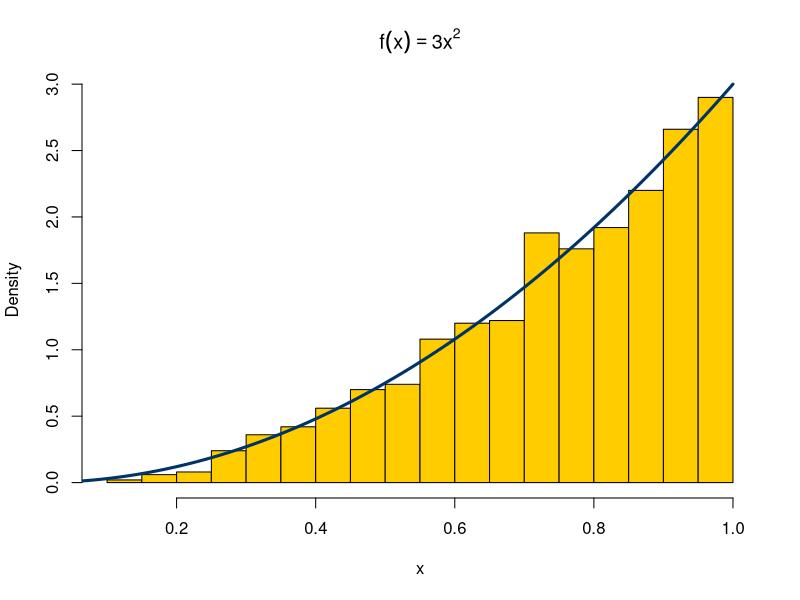
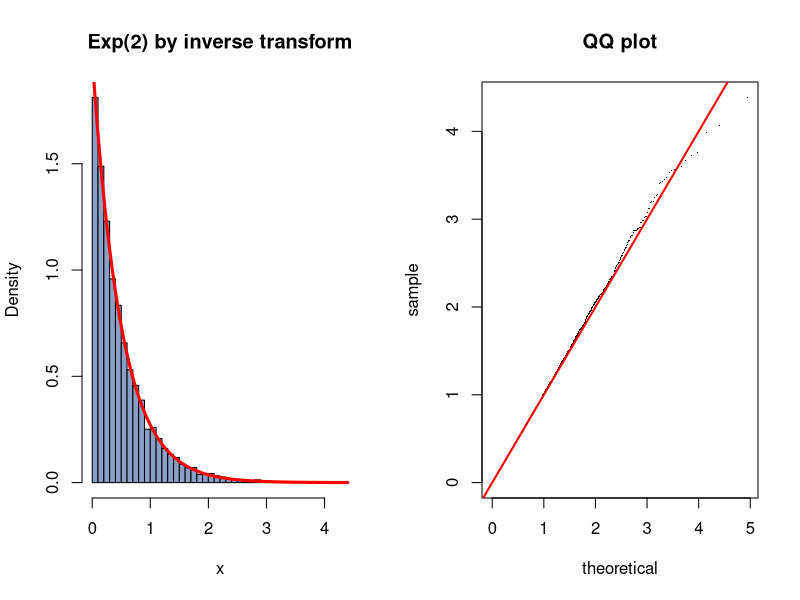
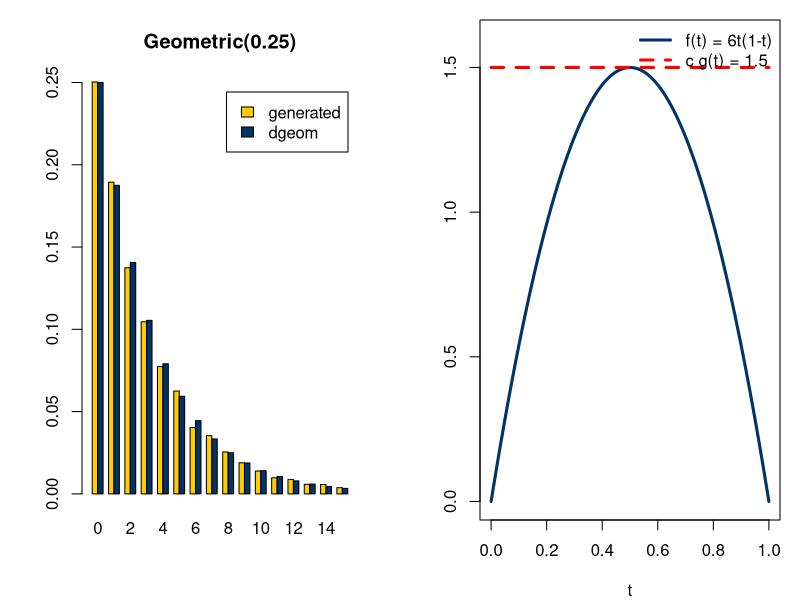
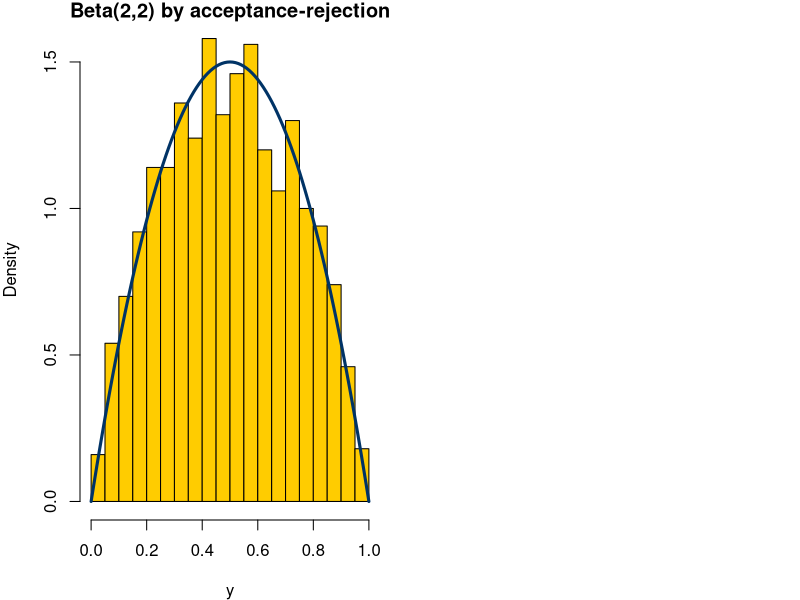
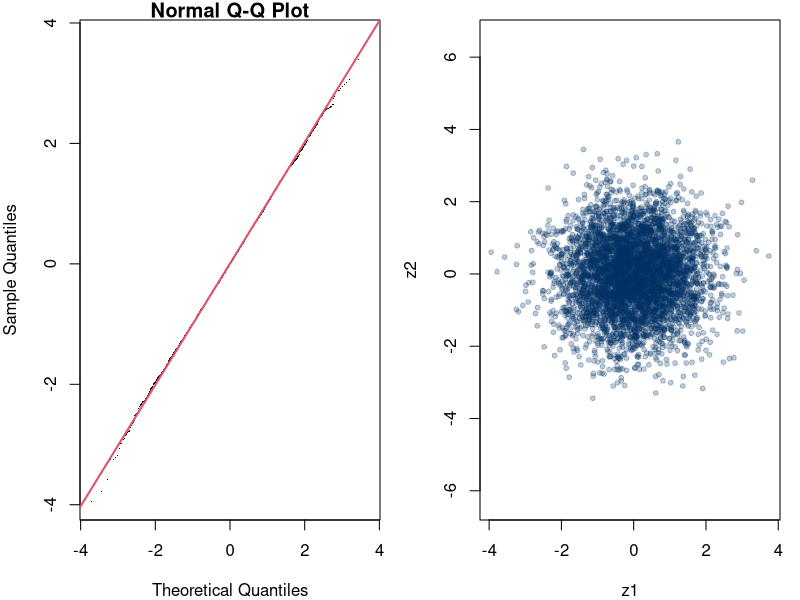
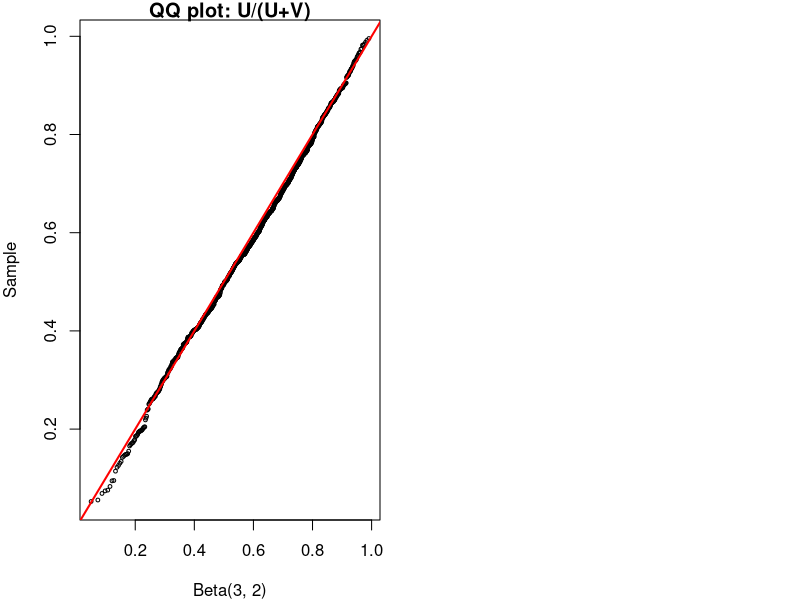
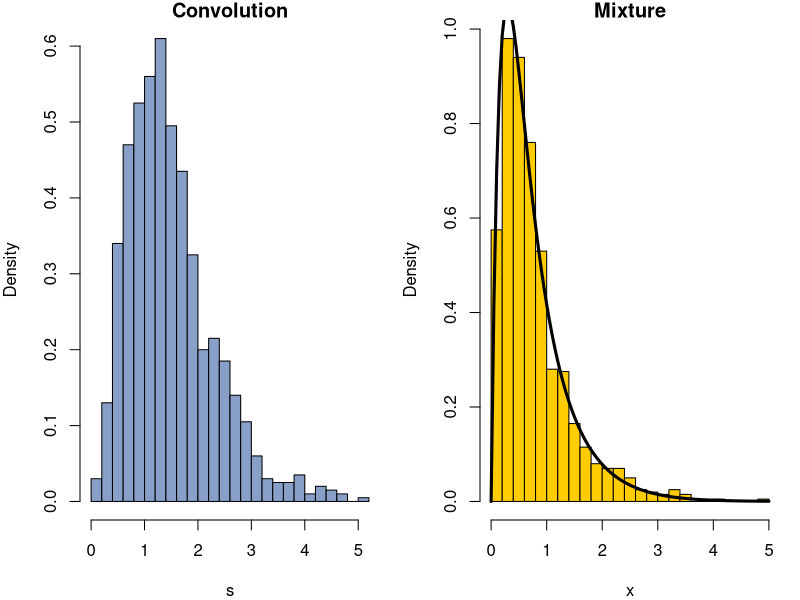
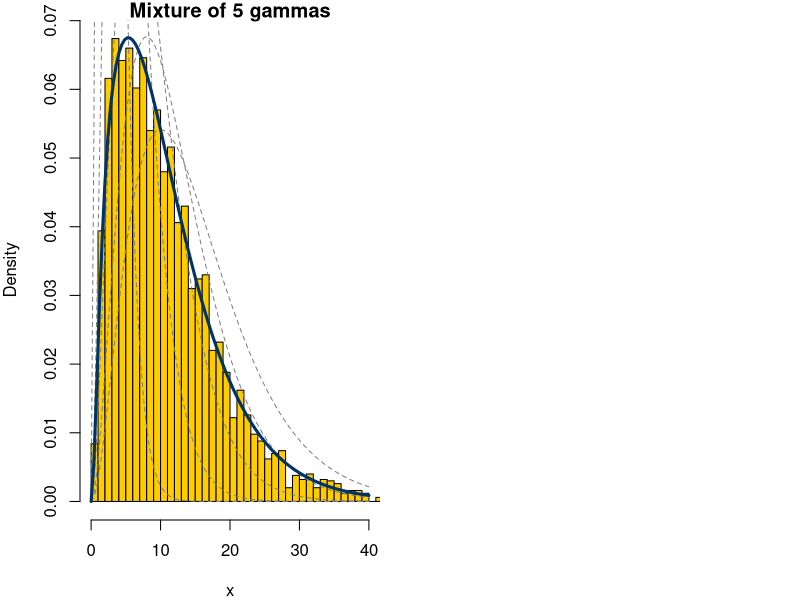

Write R code to recreate these figures, in order.
## ---- chunk 1
#| label: setup
#| include: false
#| eval: true
library(knitr)
library(ggplot2)
knitr::opts_chunk$set(
    fig.asp = 0.618,
    fig.align = "center",
    out.width = "100%",
    fig.retina = 3,
    fig.path = "./images/06-rv-gen/",
    message = FALSE,
    warning = FALSE,
    global.par = TRUE
)
options(
  htmltools.dir.version = FALSE,
  dplyr.print_min = 6, 
  dplyr.print_max = 6,
  tibble.width = 80,
  width = 80,
  digits = 4
  )
hook_output <- knitr::knit_hooks$get("output")
knitr::knit_hooks$set(output = function(x, options) {
  lines <- options$output.lines
  if (is.null(lines)) {
    return(hook_output(x, options))  # pass to default hook
  }
  x <- unlist(strsplit(x, "\n"))
  more <- "..."
  if (length(lines)==1) {        # first n lines
    if (length(x) > lines) {
      # truncate the output, but add ....
      x <- c(head(x, lines), more)
    }
  } else {
    x <- c(more, x[lines], more)
  }
  # paste these lines together
  x <- paste(c(x, ""), collapse = "\n")
  hook_output(x, options)
})
ggplot2::theme_set(ggplot2::theme_bw(base_size = 16))
## ---- chunk 2
RNGkind()
set.seed(4750); u1 <- runif(3)
set.seed(4750); u2 <- runif(3)
identical(u1, u2)
## ---- chunk 3
lcg <- function(n, seed = 1, a = 16807, c = 0, m = 2^31 - 1) {
  x <- numeric(n); x[1] <- seed
  for (k in 2:n) x[k] <- (a * x[k - 1] + c) %% m
  x / m
}
round(lcg(6, seed = 4750), 4)
## ---- chunk 4
set.seed(4750)
sample(0:1, size = 10, replace = TRUE)                 # toss some coins
sample(1:100, size = 6, replace = FALSE)               # lottery numbers
sample(toupper(letters))                               # a random permutation
x <- sample(1:3, size = 100, replace = TRUE, prob = c(.2, .3, .5))
table(x)                                               # multinomial sampling
## ---- chunk 5
#| fig-asp: 0.4
set.seed(4750)
n <- 1000
u <- runif(n)
x <- u^(1/3)
hist(x, prob = TRUE, breaks = 30, col = "#FFCC00", main = expression(f(x) == 3 * x^2))
y <- seq(0, 1, .01)
lines(y, 3 * y^2, lwd = 3, col = "#003366")    # density curve f(x)
## ---- chunk 6
#| fig-asp: 0.38
set.seed(4750); lambda <- 2
x <- -log(runif(1e4)) / lambda
par(mfrow = c(1, 2))
hist(x, prob = TRUE, breaks = 50, col = "#88A0C8", main = "Exp(2) by inverse transform")
curve(dexp(x, lambda), add = TRUE, lwd = 3, col = "red")
qqplot(qexp(ppoints(1e4), lambda), x, pch = ".", xlab = "theoretical", ylab = "sample", main = "QQ plot")
abline(0, 1, col = "red", lwd = 2)
## ---- chunk 7
#| echo: false
inv <- data.frame(
  Distribution = c("Exponential(λ)", "Pareto(a, b)", "Cauchy(θ, η)", "Logistic", "Weibull(k, λ)", "Rayleigh(σ)"),
  `F(x)` = c("1 - exp(-λx)", "1 - (b/x)^a, x ≥ b", "1/2 + arctan((x-θ)/η)/π", "1/(1 + exp(-x))", "1 - exp(-(x/λ)^k)", "1 - exp(-x²/(2σ²))"),
  `F⁻¹(u)` = c("-log(1-u)/λ", "b (1-u)^(-1/a)", "θ + η tan(π(u - 1/2))", "log(u/(1-u))", "λ(-log(1-u))^(1/k)", "σ sqrt(-2 log(1-u))"),
  check.names = FALSE)
knitr::kable(inv)
## ---- chunk 8
set.seed(4750); n <- 1000; p <- 0.4
u <- runif(n)
x <- as.integer(u > 0.6)          # (u > 0.6) is a logical vector
c(mean = mean(x), var = var(x), theory_var = p * (1 - p))
## ---- chunk 9
#| fig-asp: 0.35
set.seed(4750); n <- 1e4; p <- 0.25
x <- floor(log(runif(n)) / log(1 - p))
k <- 0:15
barplot(rbind(table(factor(x, levels = k)) / n, dgeom(k, p)), beside = TRUE, names.arg = k,
        col = c("#FFCC00", "#003366"), legend.text = c("generated", "dgeom"), main = "Geometric(0.25)")
## ---- chunk 10
rlogarithmic <- function(n, theta) {
  u <- runif(n)
  N <- ceiling(-16 / log10(theta))               # initial length of cdf vector
  k <- 1:N
  a <- -1 / log(1 - theta)
  fk <- exp(log(a) + k * log(theta) - log(k))
  Fk <- cumsum(fk)
  x <- integer(n)
  for (i in 1:n) {
    x[i] <- as.integer(sum(u[i] > Fk))           # F^{-1}(u) - 1
    while (x[i] == N) {                          # extend the cdf if needed
      logf <- log(a) + (N + 1) * log(theta) - log(N + 1)
      fk <- c(fk, exp(logf)); Fk <- c(Fk, Fk[N] + fk[N + 1]); N <- N + 1
      x[i] <- as.integer(sum(u[i] > Fk))
    }
  }
  x + 1
}
## ---- chunk 11
set.seed(4750); n <- 1000; theta <- 0.5
x <- rlogarithmic(n, theta)
k <- sort(unique(x))
p <- -1 / log(1 - theta) * theta^k / k
se <- sqrt(p * (1 - p) / n)
round(rbind(observed = table(x) / n, p = p, se = se), 3)
## ---- chunk 12
#| fig-asp: 0.33
#| echo: false
par(mar = c(4, 4, 1, 1))
curve(6 * x * (1 - x), 0, 1, lwd = 3, col = "#003366", ylim = c(0, 1.6), ylab = "", xlab = "t")
curve(1.5 + 0 * x, add = TRUE, lwd = 3, col = "red", lty = 2)
legend("topright", c("f(t) = 6t(1-t)", "c g(t) = 1.5"), col = c("#003366", "red"), lty = 1:2, lwd = 3, bty = "n")
## ---- chunk 13
set.seed(4750)
n <- 1000; k <- 0; j <- 0; y <- numeric(n)
while (k < n) {
  u <- runif(1)
  j <- j + 1
  x <- runif(1)                 # random variate from g
  if (x * (1 - x) > u) {        # we accept x
    k <- k + 1
    y[k] <- x
  }
}
j                               # iterations: expect about c * n = 6000
## ---- chunk 14
#| fig-asp: 0.38
p <- seq(.1, .9, .1)
Qhat <- quantile(y, p)                 # quantiles of the sample
Q <- qbeta(p, 2, 2)                    # theoretical quantiles
se <- sqrt(p * (1 - p) / (n * dbeta(Q, 2, 2)^2))
round(rbind(Qhat, Q, se), 3)
hist(y, prob = TRUE, breaks = 30, col = "#FFCC00", main = "Beta(2,2) by acceptance-rejection")
curve(dbeta(x, 2, 2), add = TRUE, lwd = 3, col = "#003366")
## ---- chunk 15
rAR <- function(n, f, rg, dg, c) {
  out <- numeric(0); tries <- 0
  while (length(out) < n) {
    m <- ceiling(1.2 * c * (n - length(out)))      # propose in batches
    y <- rg(m); u <- runif(m); tries <- tries + m
    out <- c(out, y[u < f(y) / (c * dg(y))])
  }
  structure(out[1:n], acceptance = n / tries)
}
set.seed(4750)
z <- rAR(1e4, f = function(x) 6 * x * (1 - x), rg = runif, dg = dunif, c = 1.5)
attr(z, "acceptance")             # close to 1/c = 0.667
## ---- chunk 16
#| fig-asp: 0.38
set.seed(4750); n <- 5000
u <- runif(n); v <- runif(n)
z1 <- sqrt(-2 * log(u)) * cos(2 * pi * v)
z2 <- sqrt(-2 * log(u)) * sin(2 * pi * v)
c(mean(z1), sd(z1), cor(z1, z2))
par(mfrow = c(1, 2))
qqnorm(z1, pch = "."); qqline(z1, col = 2, lwd = 2)
plot(z1, z2, pch = 20, col = "#00336640", asp = 1)
## ---- chunk 17
#| fig-asp: 0.35
set.seed(4750); n <- 1000; a <- 3; b <- 2
u <- rgamma(n, shape = a, rate = 1)
v <- rgamma(n, shape = b, rate = 1)
x <- u / (u + v)
q <- qbeta(ppoints(n), a, b)
qqplot(q, x, cex = 0.5, xlab = "Beta(3, 2)", ylab = "Sample", main = "QQ plot: U/(U+V)")
abline(0, 1, col = "red", lwd = 2)
## ---- chunk 18
set.seed(4750); n <- 1000; theta <- 0.5
u <- runif(n); v <- runif(n)
x <- floor(1 + log(v) / log(1 - (1 - theta)^u))
k <- 1:max(x)
p <- -1 / log(1 - theta) * theta^k / k
round(rbind(observed = table(factor(x, levels = k)) / n, theory = p), 3)
## ---- chunk 19
set.seed(4750); n <- 1000; nu <- 2
X <- matrix(rnorm(n * nu), n, nu)^2       # matrix of squared normals
y <- rowSums(X)                           # sum the squared normals across each row
c(mean = mean(y), mean_theory = nu, E_y2 = mean(y^2), E_y2_theory = 2 * nu + nu^2)
## ---- chunk 20
#| fig-asp: 0.36
set.seed(4750); n <- 1000
x1 <- rgamma(n, 2, 2); x2 <- rgamma(n, 2, 4)
s <- x1 + x2                                  # the convolution
u <- runif(n); k <- as.integer(u > 0.5)       # vector of 0's and 1's
x <- k * x1 + (1 - k) * x2                    # the mixture
par(mfrow = c(1, 2))
hist(s, prob = TRUE, breaks = 30, col = "#88A0C8", main = "Convolution")
hist(x, prob = TRUE, breaks = 30, col = "#FFCC00", main = "Mixture")
curve(0.5 * dgamma(x, 2, 2) + 0.5 * dgamma(x, 2, 4), add = TRUE, lwd = 3)
## ---- chunk 21
#| fig-asp: 0.36
set.seed(4750); n <- 5000
k <- sample(1:5, size = n, replace = TRUE, prob = (1:5) / 15)   # component labels
rate <- 1 / k
x <- rgamma(n, shape = 3, rate = rate)
f <- function(x) sapply(x, function(xi) sum((1:5) / 15 * dgamma(xi, 3, 1 / (1:5))))
hist(x, prob = TRUE, breaks = 60, col = "#FFCC00", main = "Mixture of 5 gammas", xlim = c(0, 40))
for (j in 1:5) curve(dgamma(x, 3, 1 / j), add = TRUE, col = "gray50", lty = 2)
curve(f(x), add = TRUE, lwd = 3, col = "#003366")
## ---- chunk 22
set.seed(4750); n <- 1000; r <- 4; beta <- 3
lambda <- rgamma(n, r, beta)          # lambda is random
x <- rpois(n, lambda)                 # the mixture
mix <- tabulate(x + 1) / n
negbin <- round(dnbinom(0:max(x), r, beta / (1 + beta)), 3)
se <- sqrt(negbin * (1 - negbin) / n)
round(rbind(mix, negbin, se), 3)
## ---- chunk 23
#| echo: false
fac <- data.frame(Method = c("Spectral (Ex 3.16)", "SVD (Ex 3.17)", "Choleski (Ex 3.18)"),
                  Factorization = c("Σ = P Λ Pᵀ,  Q = P Λ^½ Pᵀ", "Σ = U D Vᵀ,  Q = U D^½ Vᵀ", "Σ = Qᵀ Q,  Q upper triangular"),
                  R = c("`eigen()`", "`svd()`", "`chol()`"))
knitr::kable(fac)
## ---- chunk 24
rmvn.eigen <- function(n, mu, Sigma) {
  d <- length(mu); ev <- eigen(Sigma, symmetric = TRUE)
  Q <- ev$vectors %*% diag(sqrt(ev$values)) %*% t(ev$vectors)
  Z <- matrix(rnorm(n * d), nrow = n, ncol = d)
  Z %*% Q + matrix(mu, n, d, byrow = TRUE)
}
rmvn.svd <- function(n, mu, Sigma) {
  d <- length(mu); S <- svd(Sigma)
  Q <- S$u %*% diag(sqrt(S$d)) %*% t(S$v)
  Z <- matrix(rnorm(n * d), nrow = n, ncol = d)
  Z %*% Q + matrix(mu, n, d, byrow = TRUE)
}
rmvn.Choleski <- function(n, mu, Sigma) {
  d <- length(mu); Q <- chol(Sigma)       # Choleski factorization of Sigma
  Z <- matrix(rnorm(n * d), nrow = n, ncol = d)
  Z %*% Q + matrix(mu, n, d, byrow = TRUE)
}
mu <- c(0, 1, 2); Sigma <- matrix(c(1, -.5, .5, -.5, 1, -.5, .5, -.5, 1), 3)
set.seed(4750); X <- rmvn.Choleski(5000, mu, Sigma)
round(colMeans(X), 2); round(cor(X), 2)
## ---- chunk 25
set.seed(100); n <- 100; d <- 30; N <- 2000
mu <- numeric(d); Sigma <- cov(matrix(rnorm(n * d), n, d))   # a 30 x 30 covariance
timing <- rbind(
  eigen    = system.time(for (i in 1:N) rmvn.eigen(n, mu, Sigma))[1:3],
  svd      = system.time(for (i in 1:N) rmvn.svd(n, mu, Sigma))[1:3],
  Choleski = system.time(for (i in 1:N) rmvn.Choleski(n, mu, Sigma))[1:3],
  MASS     = system.time(for (i in 1:N) MASS::mvrnorm(n, mu, Sigma))[1:3])
timing
## ---- chunk 26
#| fig-asp: 0.45
loc.mix <- function(n, p, mu1, mu2, Sigma) {
  n1 <- rbinom(1, size = n, prob = p); n2 <- n - n1
  x <- rbind(MASS::mvrnorm(n1, mu1, Sigma), MASS::mvrnorm(n2, mu2, Sigma))
  x[sample(1:n), ]                 # mix them
}
set.seed(4750)
x <- loc.mix(1000, .5, rep(0, 4), rep(2, 4), diag(4))
par(mfrow = c(1, 4))
for (i in 1:4) hist(x[, i], prob = TRUE, breaks = 30, main = paste0("X", i), col = "#FFCC00", xlab = "")
## ---- chunk 27
#| fig-asp: 0.45
runif.sphere <- function(n, d) {
  M <- matrix(rnorm(n * d), nrow = n, ncol = d)
  L <- function(x) sqrt(sum(x * x))      # length of a vector
  M / apply(M, 1, L)
}
set.seed(4750)
par(mfrow = c(1, 2))
X <- runif.sphere(200, 2); plot(X, asp = 1, pch = 19, cex = .6, col = "#003366", main = "d = 2")
X <- runif.sphere(2000, 3)
scatterplot <- function(X) {                     # a rotated 2-d view of the 3-d points
  R <- qr.Q(qr(matrix(c(1, 2, 3, 0, 1, -1, 1, 0, 0), 3)))
  P <- X %*% R; plot(P[, 1:2], asp = 1, pch = 20, cex = .5, col = ifelse(P[, 3] > 0, "#C2185B", "gray70"),
                     main = "d = 3 (front hemisphere in pink)")
}
scatterplot(X)
